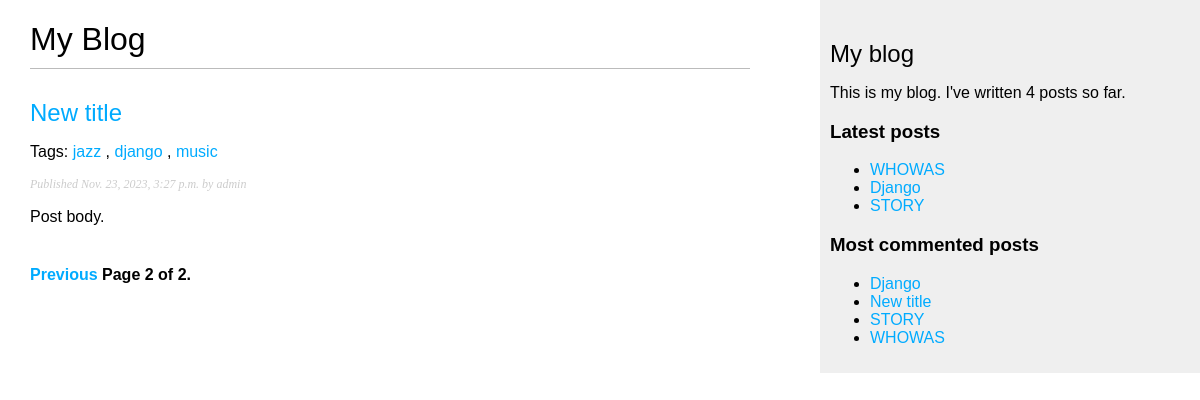
/blog/?page=2, run on an earlier commit of the app's database.
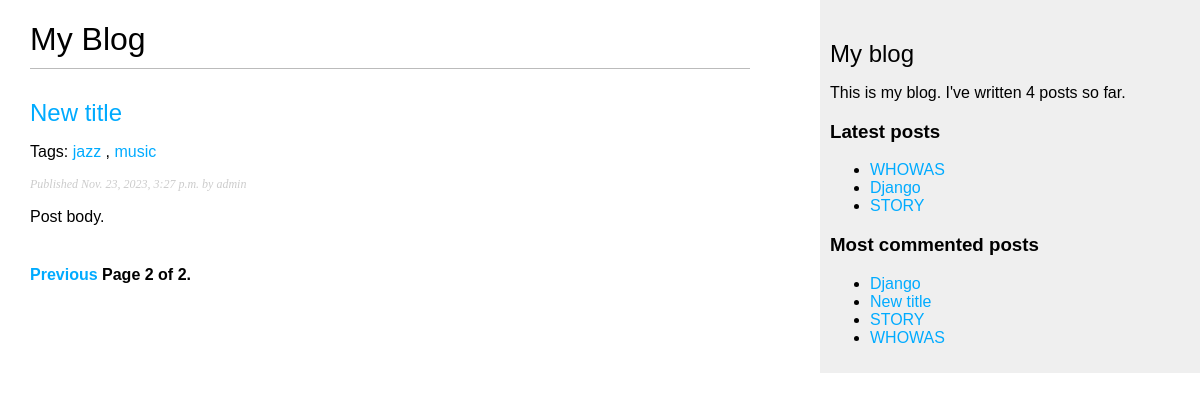
And on a later commit of the database.
### blog/models.py (models this page shows, shortened)
class Post(models.Model):
    class Status(models.TextChoices):
        DRAFT = 'DF', 'Draft'
        PUBLISHED = 'PB', 'Published'
    title = models.CharField(max_length=250)
    slug = models.SlugField(max_length=250,
                            unique_for_date='publish')
    author = models.ForeignKey(User,
                               on_delete=models.CASCADE,
                               related_name='blog_posts')
    body = models.TextField()
    publish = models.DateTimeField(default=timezone.now)
    created = models.DateTimeField(auto_now_add=True)
    updated = models.DateTimeField(auto_now=True)
    status = models.CharField(max_length=2,
                              choices=Status.choices,
                              default=Status.DRAFT)
    objects = models.Manager()
    published = PublishedManager()
    tags = TaggableManager()
    class Meta:
        ordering = ['-publish']
        indexes = [
            models.Index(fields=['-publish']),
        ]
    def get_absolute_url(self):
        return reverse('blog:post_detail',
                       args=[self.publish.year,
                             self.publish.month,
                             self.publish.day,
                             self.slug])

### blog/views.py (the view)
# urls.py: path('', views.post_list, name='post_list'),
def post_list(request, tag_slug=None):
    post_list_ = Post.published.all()
    tag = None
    if tag_slug:
        tag = get_object_or_404(Tag, slug=tag_slug)
        post_list_ = post_list_.filter(tags__in=[tag])
    paginator_ = Paginator(post_list_, 3)
    page_number = request.GET.get('page', 1)
    try:
        posts = paginator_.page(page_number)
    except PageNotAnInteger:
        posts = paginator_.page(1)
    except EmptyPage:
        posts = paginator_.page(paginator_.num_pages)
    return render(request, 'blog/post/list.html', {'posts': posts, 'tag': tag})

### blog/models.py (called while the page is built)
    def get_queryset(self):
        return super().get_queryset().filter(status=Post.Status.PUBLISHED)

### blog/templatetags/blog_tags.py (called while the page is built)
@register.filter(name='markdown')
def markdown_format(text):
    return mark_safe(markdown.markdown(text))

@register.simple_tag
def get_most_commented_posts(count=5):
    return Post.published.annotate(
        total_comments=Count('comments')
    ).order_by('-total_comments')[:count]

@register.inclusion_tag('blog/post/latest_posts.html')
def show_latest_posts(count=5):
    latest_posts = Post.published.order_by('-publish')[:count]
    return {'latest_posts': latest_posts}

@register.simple_tag
def total_posts():
    return Post.published.count()

### templates/blog/post/list.html (shortened to what this page needs)
{%  extends "blog/base.html" %}
{% load blog_tags %}
{% block content %}
    <h1>My Blog</h1>
    {%  for post in posts %}
        <h2>
            <a href="{{ post.get_absolute_url }}">
                {{ post.title }}
            </a>
        </h2>
        <p class="tags">
            Tags:
            {% for tag in post.tags.all %}
                <a href="{% url "blog:post_list_by_tag" tag.slug %}">
                    {{ tag.name }}
                </a>
                {% if not forloop.last %}, {% endif %}
            {% endfor %}
        </p>
        <p class="date">
            Published {{ post.publish }} by {{ post.author }}
        </p>
         {{ post.body|markdown|truncatewords_html:30 }}
    {% endfor %}
    {% include 'pagination.html' with page=posts %}
{% endblock %}

### templates/blog/base.html (shortened to what this page needs)
{% load blog_tags %}
{% load static %}
<!DOCTYPE html>
<html lang='en'>
<head>
    <link href='{% static 'css/blog.css' %}' rel='stylesheet'>
</head>
<body>
    <div id='content'>
        {% block content %}
        {% endblock %}
    </div>
    <div id='sidebar'>
        <h2>My blog</h2>
        <p>This is my blog. I've written {% total_posts %} posts so far.</p>
        <h3>Latest posts</h3>
        {% show_latest_posts 3 %}
        <h3>Most commented posts</h3>
        {% get_most_commented_posts as most_commented_posts %}
        <ul>
            {% for post in most_commented_posts %}
            <li>
                <a href="{{ post.get_absolute_url }}">{{ post.title }}</a>
            </li>
            {% endfor %}
        </ul>
    </div>
</body>
</html>

### templates/blog/post/latest_posts.html
<ul>
    {% for post in latest_posts %}
        <li>
            <a href="{{ post.get_absolute_url }}">{{ post.title }}</a>
        </li>
    {% endfor %}
</ul>

What changed in the data, as far as the page shows it:
changed Post "New title": loses Tag (name "django")
